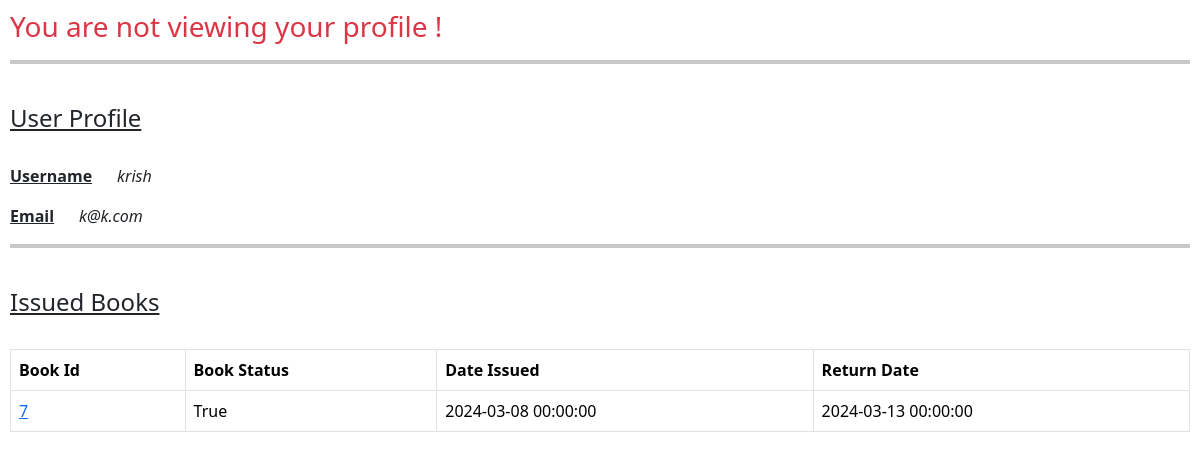
Before: /user/2 (signed in) with the older database file.
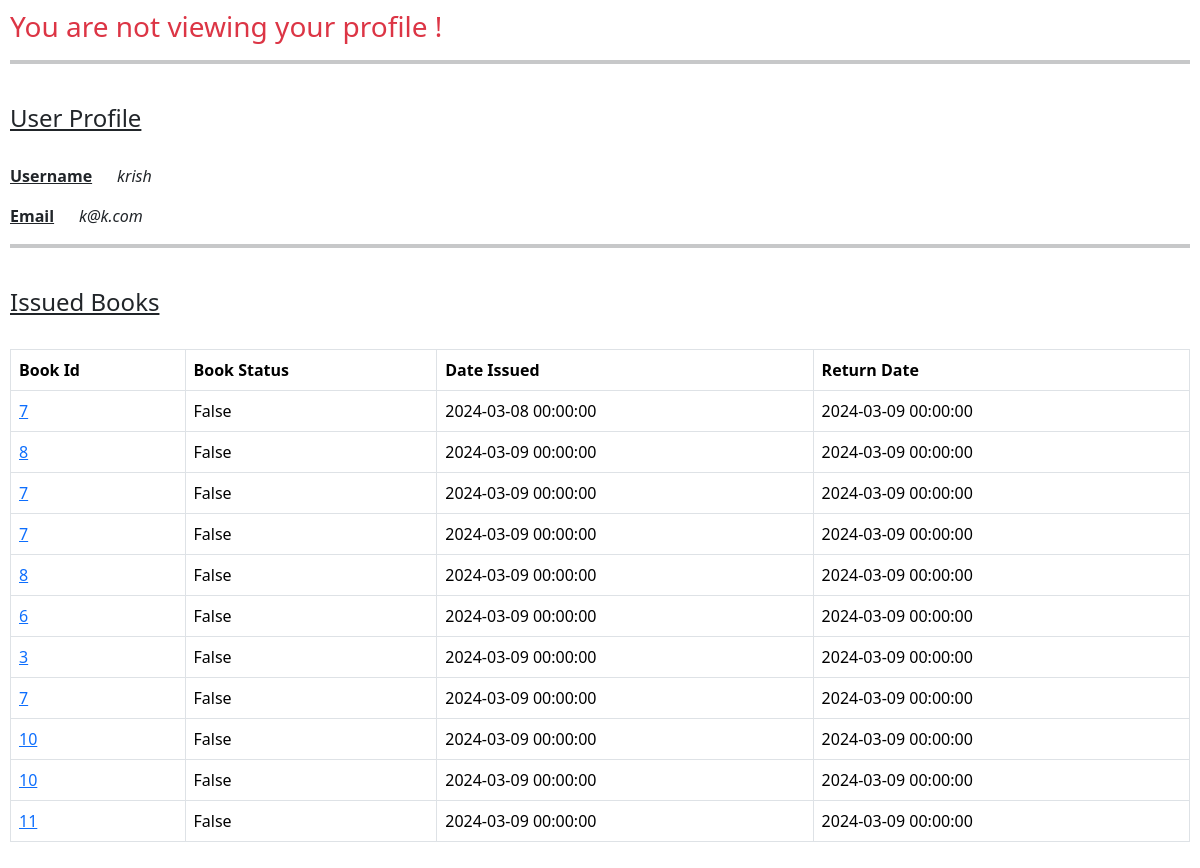
After: the same page with the newer database file.
### library/models.py (models this page shows, shortened)
class User(db.Model):
    __tablename__ = "USER"
    id = db.Column(db.Integer, primary_key=True, autoincrement=True)
    username = db.Column(db.String(20), nullable=False, unique=True)
    email = db.Column(db.String(120), nullable=False, unique=True)
    password = db.Column(db.String(120), nullable=False)
    is_admin = db.Column(db.Boolean, default=False)
    issues = db.Relationship('Issue', backref="user_issues", cascade="all, delete")

class Issue(db.Model):
    __tablename__ = "ISSUE"
    id = db.Column(db.Integer, primary_key=True, autoincrement=True)
    rating = db.Column(db.Integer, default=0)
    active_status = db.Column(db.Boolean, default=False)
    user_id = db.Column(db.Integer, db.ForeignKey('USER.id'), nullable=False)
    book_id = db.Column(db.Integer, db.ForeignKey('BOOK.id'), nullable=False)
    date_issued = db.Column(db.DateTime, nullable=False)
    return_date = db.Column(db.DateTime, nullable=False)

### library/routes.py (the view, shortened to what this page needs)
@app.route("/user/<id>", methods=["GET", "POST"])
def user_profile(id):
    if session.get("username") is None:
        return render_template("no_login.html")
    username = session.get("username")
    existing_user = models.User.query.get(id)
    if int(id) == 1:
        return redirect("/admin/dashboard")
    if existing_user is None:
        data = {
            "type": "User"
        }
        return render_template("not_found.html", data=data)
    issue_records = models.Issue.query.filter(
        models.Issue.user_id == id, models.Issue.active_status == True).all()
    modified_issue_records = []
    for ir in issue_records:
        modified_issue_records.append(modify_the_issue_record(ir))
    data = {
        "user": existing_user,
        "logged_in_user": username,
        "issued_books": modified_issue_records,
        "error": ""
    }
    if request.method == "GET":
        return render_template("user_profile.html", data=data)

### library/routes.py (called while the page is built)
def modify_the_issue_record(issue_record):
    b = models.Book.query.get(issue_record.book_id)
    s = models.Section.query.get(b.section_id)
    u = models.User.query.get(issue_record.user_id)
    modified_issue_record = {
        "issue_id": issue_record.id,
        "book_id": b.id,
        "user_id": u.id,
        "username": u.username,
        "name": b.name,
        "author": b.author,
        "content": b.content,
        "section_name": s.name,
        "date_issued": issue_record.date_issued,
        "status": issue_record.active_status,
        "rating": issue_record.rating,
        "return_date": issue_record.return_date
    }
    return modified_issue_record

### library/templates/user_profile.html (shortened to what this page needs)
<!DOCTYPE html>
<html lang="en">
  <head>
    <link
      href="https://cdn.jsdelivr.net/npm/bootstrap@5.3.3/dist/css/bootstrap.min.css"
      rel="stylesheet"
    />
  </head>
  <body>
     {% if data["logged_in_user"] != data["user"].username %}
    <h3 class="text-danger">You are not viewing your profile !</h3>
    <hr class="border-4" />
    <br />
    <h4><u>User Profile</u></h4>
    <br />
    <p>
      <strong><u>Username</u></strong> &nbsp; &nbsp; &nbsp;<em
        >{{ data["user"].username }}</em
      >
    </p>
    <p>
      <strong><u>Email</u></strong> &nbsp; &nbsp; &nbsp;<em
        >{{ data["user"].email }}</em
      >
    </p>
    <hr class="border-4" />
    <br />
    {% if data['user'].issues | length == 0 %}
    <h4>This User has no issued books !</h4>
    {% else %}
    <h4><u>Issued Books</u></h4>
    <br />
    <table class="table table-bordered table-hover">
      <tr>
        <th>Book Id</th>
        <th>Book Status</th>
        <th>Date Issued</th>
        <th>Return Date</th>
      </tr>
      {% for ir in data['user'].issues %}
      <tr>
        <td><a href="/book/{{ir.book_id}}">{{ ir.book_id }}</a></td>
        <td>{{ ir.active_status }}</td>
        <td>{{ ir.date_issued }}</td>
        <td>{{ ir.return_date }}</td>
      </tr>
      {% endfor %}
    </table>
    {% endif %} {% endif %}
  </body>
</html>

### library/templates/user_profile.html (style rules this page uses)
body { padding: 10px; }

Changed rows visible on the page:
changed Issue (number 1 of 11 on the later page): active_status "True" → "False"; return_date "2024-03-13 00:00:00" → "2024-03-09 00:00:00"
added Issue: book_id "8", active_status "False", date_issued "2024-03-09 00:00:00", return_date "2024-03-09 00:00:00"
added Issue: book_id "7", active_status "False", date_issued "2024-03-09 00:00:00", return_date "2024-03-09 00:00:00"
added Issue: book_id "7", active_status "False", date_issued "2024-03-09 00:00:00", return_date "2024-03-09 00:00:00"
added Issue: book_id "8", active_status "False", date_issued "2024-03-09 00:00:00", return_date "2024-03-09 00:00:00"
added Issue: book_id "6", active_status "False", date_issued "2024-03-09 00:00:00", return_date "2024-03-09 00:00:00"
added Issue: book_id "3", active_status "False", date_issued "2024-03-09 00:00:00", return_date "2024-03-09 00:00:00"
added Issue: book_id "7", active_status "False", date_issued "2024-03-09 00:00:00", return_date "2024-03-09 00:00:00"
added Issue: book_id "10", active_status "False", date_issued "2024-03-09 00:00:00", return_date "2024-03-09 00:00:00"
added Issue: book_id "10", active_status "False", date_issued "2024-03-09 00:00:00", return_date "2024-03-09 00:00:00"
added Issue: book_id "11", active_status "False", date_issued "2024-03-09 00:00:00", return_date "2024-03-09 00:00:00"
